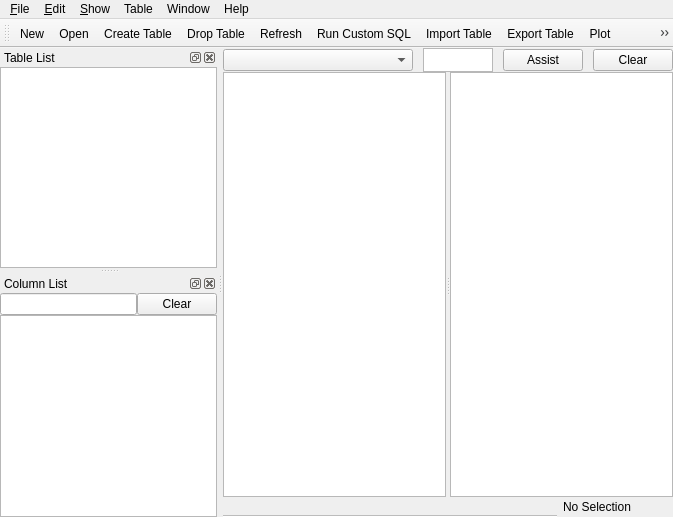
<?xml version="1.0" encoding="UTF-8"?>
<ui version="4.0">
 <class>MainWindow</class>
 <widget class="QMainWindow" name="MainWindow">
  <property name="geometry">
   <rect>
    <x>0</x>
    <y>0</y>
    <width>673</width>
    <height>517</height>
   </rect>
  </property>
  <property name="windowTitle">
   <string>MainWindow</string>
  </property>
  <property name="unifiedTitleAndToolBarOnMac">
   <bool>true</bool>
  </property>
  <widget class="QWidget" name="centralWidget">
   <layout class="QVBoxLayout" name="verticalLayout">
    <property name="spacing">
     <number>0</number>
    </property>
    <property name="leftMargin">
     <number>0</number>
    </property>
    <property name="topMargin">
     <number>0</number>
    </property>
    <property name="rightMargin">
     <number>0</number>
    </property>
    <property name="bottomMargin">
     <number>0</number>
    </property>
    <item>
     <layout class="QHBoxLayout" name="horizontalLayout">
      <property name="spacing">
       <number>10</number>
      </property>
      <item>
       <widget class="QComboBox" name="tableSelect">
        <property name="statusTip">
         <string>Table Select</string>
        </property>
        <property name="sizeAdjustPolicy">
         <enum>QComboBox::AdjustToMinimumContentsLength</enum>
        </property>
        <property name="minimumContentsLength">
         <number>20</number>
        </property>
       </widget>
      </item>
      <item>
       <widget class="SQLTextEdit" name="sqlLine">
        <property name="sizePolicy">
         <sizepolicy hsizetype="Expanding" vsizetype="Preferred">
          <horstretch>0</horstretch>
          <verstretch>0</verstretch>
         </sizepolicy>
        </property>
        <property name="minimumSize">
         <size>
          <width>0</width>
          <height>24</height>
         </size>
        </property>
        <property name="toolTip">
         <string>SQL Where Statement</string>
        </property>
        <property name="statusTip">
         <string>SQL Where Statement</string>
        </property>
        <property name="verticalScrollBarPolicy">
         <enum>Qt::ScrollBarAlwaysOff</enum>
        </property>
        <property name="horizontalScrollBarPolicy">
         <enum>Qt::ScrollBarAlwaysOff</enum>
        </property>
        <property name="lineWrapMode">
         <enum>QPlainTextEdit::NoWrap</enum>
        </property>
       </widget>
      </item>
      <item>
       <widget class="QPushButton" name="buttonAssist">
        <property name="text">
         <string>Assist</string>
        </property>
       </widget>
      </item>
      <item>
       <widget class="QPushButton" name="buttonClear">
        <property name="text">
         <string>Clear</string>
        </property>
       </widget>
      </item>
     </layout>
    </item>
    <item>
     <widget class="QSplitter" name="splitter">
      <property name="sizePolicy">
       <sizepolicy hsizetype="Expanding" vsizetype="Expanding">
        <horstretch>0</horstretch>
        <verstretch>0</verstretch>
       </sizepolicy>
      </property>
      <property name="orientation">
       <enum>Qt::Horizontal</enum>
      </property>
      <widget class="QTableView" name="tableView_2">
       <property name="sizePolicy">
        <sizepolicy hsizetype="Preferred" vsizetype="Expanding">
         <horstretch>0</horstretch>
         <verstretch>0</verstretch>
        </sizepolicy>
       </property>
       <property name="verticalScrollBarPolicy">
        <enum>Qt::ScrollBarAlwaysOff</enum>
       </property>
       <property name="alternatingRowColors">
        <bool>true</bool>
       </property>
       <property name="verticalScrollMode">
        <enum>QAbstractItemView::ScrollPerPixel</enum>
       </property>
       <property name="horizontalScrollMode">
        <enum>QAbstractItemView::ScrollPerPixel</enum>
       </property>
       <property name="wordWrap">
        <bool>false</bool>
       </property>
      </widget>
      <widget class="QTableView" name="tableView">
       <property name="sizePolicy">
        <sizepolicy hsizetype="Expanding" vsizetype="Expanding">
         <horstretch>0</horstretch>
         <verstretch>0</verstretch>
        </sizepolicy>
       </property>
       <property name="alternatingRowColors">
        <bool>true</bool>
       </property>
       <property name="verticalScrollMode">
        <enum>QAbstractItemView::ScrollPerPixel</enum>
       </property>
       <property name="horizontalScrollMode">
        <enum>QAbstractItemView::ScrollPerPixel</enum>
       </property>
       <property name="wordWrap">
        <bool>false</bool>
       </property>
      </widget>
     </widget>
    </item>
    <item>
     <widget class="QFrame" name="frame">
      <property name="frameShape">
       <enum>QFrame::StyledPanel</enum>
      </property>
      <property name="frameShadow">
       <enum>QFrame::Raised</enum>
      </property>
     </widget>
    </item>
    <item>
     <layout class="QHBoxLayout" name="horizontalLayout_2">
      <item>
       <widget class="QTabBar" name="tabView" native="true">
        <property name="sizePolicy">
         <sizepolicy hsizetype="Expanding" vsizetype="Preferred">
          <horstretch>0</horstretch>
          <verstretch>0</verstretch>
         </sizepolicy>
        </property>
       </widget>
      </item>
      <item>
       <widget class="QLabel" name="statusLabel">
        <property name="minimumSize">
         <size>
          <width>100</width>
          <height>0</height>
         </size>
        </property>
        <property name="autoFillBackground">
         <bool>true</bool>
        </property>
        <property name="text">
         <string>No Selection</string>
        </property>
       </widget>
      </item>
      <item>
       <spacer name="horizontalSpacer">
        <property name="orientation">
         <enum>Qt::Horizontal</enum>
        </property>
        <property name="sizeType">
         <enum>QSizePolicy::Minimum</enum>
        </property>
        <property name="sizeHint" stdset="0">
         <size>
          <width>10</width>
          <height>20</height>
         </size>
        </property>
       </spacer>
      </item>
     </layout>
    </item>
   </layout>
  </widget>
  <widget class="QMenuBar" name="menuBar">
   <property name="geometry">
    <rect>
     <x>0</x>
     <y>0</y>
     <width>673</width>
     <height>20</height>
    </rect>
   </property>
   <widget class="QMenu" name="menuFile">
    <property name="title">
     <string>&amp;File</string>
    </property>
    <widget class="QMenu" name="menuRecent_Files">
     <property name="title">
      <string>Recent Files</string>
     </property>
     <addaction name="actionClear"/>
    </widget>
    <addaction name="actionConnect_to_database"/>
    <addaction name="actionNew"/>
    <addaction name="actionOpen"/>
    <addaction name="menuRecent_Files"/>
    <addaction name="actionOpen_In_Memory_Database"/>
    <addaction name="separator"/>
    <addaction name="actionDuplicate_connection"/>
    <addaction name="actionDatabase_Information"/>
    <addaction name="separator"/>
    <addaction name="actionView_in_File_Manager"/>
    <addaction name="actionClose"/>
    <addaction name="separator"/>
    <addaction name="actionQuit"/>
   </widget>
   <widget class="QMenu" name="menuTable">
    <property name="title">
     <string>Table</string>
    </property>
    <widget class="QMenu" name="menuShowHiddenColumn">
     <property name="title">
      <string>Show hidden column</string>
     </property>
     <addaction name="actionShowDummyHiddenColumn"/>
    </widget>
    <addaction name="actionCreateTable"/>
    <addaction name="actionImportTable"/>
    <addaction name="actionExport_Table"/>
    <addaction name="actionDrop_Table"/>
    <addaction name="actionDuplicate_Table"/>
    <addaction name="actionAttach_Database"/>
    <addaction name="separator"/>
    <addaction name="actionInsert"/>
    <addaction name="actionDelete"/>
    <addaction name="actionRefresh"/>
    <addaction name="actionRun_Custum_SQL"/>
    <addaction name="separator"/>
    <addaction name="menuShowHiddenColumn"/>
    <addaction name="separator"/>
    <addaction name="actionCommit"/>
    <addaction name="actionRevert"/>
    <addaction name="separator"/>
    <addaction name="actionPlot"/>
    <addaction name="actionR_code_to_import"/>
   </widget>
   <widget class="QMenu" name="menuHelp">
    <property name="title">
     <string>Help</string>
    </property>
    <addaction name="actionAbout_Table_View"/>
    <addaction name="actionAbout_Qt"/>
    <addaction name="separator"/>
    <addaction name="actionGo_github"/>
    <addaction name="actionGo_to_SQLite3_webpage"/>
    <addaction name="actionGo_to_Hyokai_info"/>
   </widget>
   <widget class="QMenu" name="menuWindow">
    <property name="title">
     <string>Window</string>
    </property>
    <addaction name="actionDummy"/>
   </widget>
   <widget class="QMenu" name="menuEdit">
    <property name="title">
     <string>&amp;Edit</string>
    </property>
    <addaction name="actionCopy"/>
    <addaction name="actionCopy_with_header"/>
    <addaction name="separator"/>
    <addaction name="actionSelect_All"/>
    <addaction name="separator"/>
    <addaction name="actionPreference"/>
   </widget>
   <widget class="QMenu" name="menuView">
    <property name="title">
     <string>&amp;Show</string>
    </property>
    <addaction name="actionUse_fixed_width_font"/>
    <addaction name="separator"/>
    <addaction name="actionShow_Toolbar"/>
    <addaction name="actionShow_Table_List_View"/>
    <addaction name="actionShow_Column_List_View"/>
    <addaction name="actionSplit_Window"/>
   </widget>
   <addaction name="menuFile"/>
   <addaction name="menuEdit"/>
   <addaction name="menuView"/>
   <addaction name="menuTable"/>
   <addaction name="menuWindow"/>
   <addaction name="menuHelp"/>
  </widget>
  <widget class="QToolBar" name="mainToolBar">
   <property name="windowTitle">
    <string>Main Toolbar</string>
   </property>
   <attribute name="toolBarArea">
    <enum>TopToolBarArea</enum>
   </attribute>
   <attribute name="toolBarBreak">
    <bool>false</bool>
   </attribute>
   <addaction name="actionNew"/>
   <addaction name="actionOpen"/>
   <addaction name="actionCreateTable"/>
   <addaction name="actionDrop_Table"/>
   <addaction name="actionRefresh"/>
   <addaction name="actionRun_Custum_SQL"/>
   <addaction name="actionImportTable"/>
   <addaction name="actionExport_Table"/>
   <addaction name="actionPlot"/>
   <addaction name="actionInsert"/>
   <addaction name="actionDelete"/>
   <addaction name="actionCommit"/>
   <addaction name="actionRevert"/>
  </widget>
  <widget class="QDockWidget" name="tableListWidget">
   <property name="windowTitle">
    <string>Table List</string>
   </property>
   <attribute name="dockWidgetArea">
    <number>1</number>
   </attribute>
   <widget class="QWidget" name="dockWidgetContents">
    <layout class="QHBoxLayout" name="horizontalLayout_3">
     <property name="leftMargin">
      <number>0</number>
     </property>
     <property name="topMargin">
      <number>0</number>
     </property>
     <property name="rightMargin">
      <number>0</number>
     </property>
     <property name="bottomMargin">
      <number>0</number>
     </property>
     <item>
      <widget class="QListWidget" name="tableListView">
       <property name="alternatingRowColors">
        <bool>true</bool>
       </property>
      </widget>
     </item>
    </layout>
   </widget>
  </widget>
  <widget class="QDockWidget" name="columnListWidget">
   <property name="windowTitle">
    <string>Column List</string>
   </property>
   <attribute name="dockWidgetArea">
    <number>1</number>
   </attribute>
   <widget class="QWidget" name="dockWidgetContents_2">
    <layout class="QVBoxLayout" name="verticalLayout_2">
     <property name="spacing">
      <number>0</number>
     </property>
     <property name="leftMargin">
      <number>0</number>
     </property>
     <property name="topMargin">
      <number>0</number>
     </property>
     <property name="rightMargin">
      <number>0</number>
     </property>
     <property name="bottomMargin">
      <number>0</number>
     </property>
     <item>
      <layout class="QHBoxLayout" name="horizontalLayout_4">
       <property name="spacing">
        <number>0</number>
       </property>
       <item>
        <widget class="QLineEdit" name="columnListSearchEdit"/>
       </item>
       <item>
        <widget class="QPushButton" name="columnListSearchClear">
         <property name="text">
          <string>Clear</string>
         </property>
        </widget>
       </item>
      </layout>
     </item>
     <item>
      <widget class="QListWidget" name="columnListView">
       <property name="alternatingRowColors">
        <bool>true</bool>
       </property>
      </widget>
     </item>
    </layout>
   </widget>
  </widget>
  <action name="actionOpen">
   <property name="icon">
    <iconset resource="resouces.qrc">
     <normaloff>:/rc/images/document-open.png</normaloff>:/rc/images/document-open.png</iconset>
   </property>
   <property name="text">
    <string>Open</string>
   </property>
   <property name="statusTip">
    <string>Open SQLite3 or text file</string>
   </property>
   <property name="shortcut">
    <string>Ctrl+O</string>
   </property>
  </action>
  <action name="actionInsert">
   <property name="icon">
    <iconset resource="resouces.qrc">
     <normaloff>:/rc/images/list-add.png</normaloff>:/rc/images/list-add.png</iconset>
   </property>
   <property name="text">
    <string>Insert</string>
   </property>
   <property name="statusTip">
    <string>Insert new row</string>
   </property>
   <property name="shortcut">
    <string>Ctrl++</string>
   </property>
  </action>
  <action name="actionDelete">
   <property name="icon">
    <iconset resource="resouces.qrc">
     <normaloff>:/rc/images/list-remove.png</normaloff>:/rc/images/list-remove.png</iconset>
   </property>
   <property name="text">
    <string>Delete</string>
   </property>
   <property name="statusTip">
    <string>Delete selected row</string>
   </property>
   <property name="shortcut">
    <string>Ctrl+-</string>
   </property>
  </action>
  <action name="actionCommit">
   <property name="icon">
    <iconset resource="resouces.qrc">
     <normaloff>:/rc/images/document-save.png</normaloff>:/rc/images/document-save.png</iconset>
   </property>
   <property name="text">
    <string>Commit</string>
   </property>
   <property name="statusTip">
    <string>Commit chagnes</string>
   </property>
   <property name="shortcut">
    <string>Ctrl+S</string>
   </property>
  </action>
  <action name="actionQuit">
   <property name="text">
    <string>Quit</string>
   </property>
   <property name="statusTip">
    <string>Quit Hyokai</string>
   </property>
   <property name="shortcut">
    <string>Ctrl+Q</string>
   </property>
  </action>
  <action name="actionClose">
   <property name="text">
    <string>Close</string>
   </property>
   <property name="statusTip">
    <string>Close Window</string>
   </property>
   <property name="shortcut">
    <string>Ctrl+W</string>
   </property>
  </action>
  <action name="actionNew">
   <property name="icon">
    <iconset resource="resouces.qrc">
     <normaloff>:/rc/images/document-new.png</normaloff>:/rc/images/document-new.png</iconset>
   </property>
   <property name="text">
    <string>New</string>
   </property>
   <property name="statusTip">
    <string>New SQLite3</string>
   </property>
   <property name="shortcut">
    <string>Ctrl+N</string>
   </property>
  </action>
  <action name="actionCreateTable">
   <property name="icon">
    <iconset resource="resouces.qrc">
     <normaloff>:/rc/images/window-new.png</normaloff>:/rc/images/window-new.png</iconset>
   </property>
   <property name="text">
    <string>Create Table</string>
   </property>
   <property name="statusTip">
    <string>Create new table</string>
   </property>
   <property name="shortcut">
    <string>Ctrl+Shift+N</string>
   </property>
  </action>
  <action name="actionAbout_Table_View">
   <property name="text">
    <string>About Hyokai</string>
   </property>
   <property name="statusTip">
    <string>About Hyokai</string>
   </property>
  </action>
  <action name="actionGo_github">
   <property name="text">
    <string>Go to github</string>
   </property>
   <property name="statusTip">
    <string>Go to github project page</string>
   </property>
  </action>
  <action name="actionImportTable">
   <property name="icon">
    <iconset resource="resouces.qrc">
     <normaloff>:/rc/images/toolbar/import.png</normaloff>:/rc/images/toolbar/import.png</iconset>
   </property>
   <property name="text">
    <string>Import Table</string>
   </property>
   <property name="statusTip">
    <string>Import Table from text or CSV</string>
   </property>
  </action>
  <action name="actionRevert">
   <property name="icon">
    <iconset resource="resouces.qrc">
     <normaloff>:/rc/images/edit-undo.png</normaloff>:/rc/images/edit-undo.png</iconset>
   </property>
   <property name="text">
    <string>Revert</string>
   </property>
   <property name="statusTip">
    <string>Revert changes</string>
   </property>
  </action>
  <action name="actionAbout_Qt">
   <property name="text">
    <string>About Qt</string>
   </property>
   <property name="statusTip">
    <string>About Qt</string>
   </property>
  </action>
  <action name="actionRun_Custum_SQL">
   <property name="icon">
    <iconset resource="resouces.qrc">
     <normaloff>:/rc/images/utilities-terminal.png</normaloff>:/rc/images/utilities-terminal.png</iconset>
   </property>
   <property name="text">
    <string>Run Custom SQL</string>
   </property>
   <property name="toolTip">
    <string>Run Custom SQL</string>
   </property>
   <property name="statusTip">
    <string>Run Custum SQL</string>
   </property>
  </action>
  <action name="actionRefresh">
   <property name="icon">
    <iconset resource="resouces.qrc">
     <normaloff>:/rc/images/view-refresh.png</normaloff>:/rc/images/view-refresh.png</iconset>
   </property>
   <property name="text">
    <string>Refresh</string>
   </property>
   <property name="statusTip">
    <string>Refresh table list and contents</string>
   </property>
   <property name="shortcut">
    <string>Ctrl+R</string>
   </property>
  </action>
  <action name="actionExport_Table">
   <property name="icon">
    <iconset resource="resouces.qrc">
     <normaloff>:/rc/images/toolbar/export.png</normaloff>:/rc/images/toolbar/export.png</iconset>
   </property>
   <property name="text">
    <string>Export Table</string>
   </property>
   <property name="statusTip">
    <string>Export table as CSV or Tab separated text</string>
   </property>
   <property name="shortcut">
    <string>Ctrl+E</string>
   </property>
  </action>
  <action name="actionOpen_In_Memory_Database">
   <property name="text">
    <string>Open In Memory Database</string>
   </property>
   <property name="statusTip">
    <string>Open SQLite3 in memory database</string>
   </property>
  </action>
  <action name="actionAttach_Database">
   <property name="text">
    <string>Attach Database</string>
   </property>
   <property name="statusTip">
    <string>Attach exsists database</string>
   </property>
  </action>
  <action name="actionCopy">
   <property name="text">
    <string>Copy</string>
   </property>
   <property name="statusTip">
    <string>Copy contents</string>
   </property>
   <property name="shortcut">
    <string>Ctrl+C</string>
   </property>
  </action>
  <action name="actionView_in_File_Manager">
   <property name="text">
    <string>Open File Location</string>
   </property>
   <property name="statusTip">
    <string>Open File Location with File Viewer</string>
   </property>
  </action>
  <action name="actionPreference">
   <property name="icon">
    <iconset resource="resouces.qrc">
     <normaloff>:/rc/images/preferences-system.png</normaloff>:/rc/images/preferences-system.png</iconset>
   </property>
   <property name="text">
    <string>Preference...</string>
   </property>
   <property name="statusTip">
    <string>Open Preference Pane</string>
   </property>
   <property name="shortcut">
    <string>Ctrl+,</string>
   </property>
  </action>
  <action name="actionR_code_to_import">
   <property name="text">
    <string>Copy R code to import</string>
   </property>
   <property name="statusTip">
    <string>Generate R code to manipulate data with R </string>
   </property>
  </action>
  <action name="actionClear">
   <property name="text">
    <string>Clear</string>
   </property>
   <property name="statusTip">
    <string>Clear recent files</string>
   </property>
  </action>
  <action name="actionGo_to_SQLite3_webpage">
   <property name="text">
    <string>Go to SQLite3 webpage</string>
   </property>
  </action>
  <action name="actionDrop_Table">
   <property name="icon">
    <iconset resource="resouces.qrc">
     <normaloff>:/rc/images/user-trash.png</normaloff>:/rc/images/user-trash.png</iconset>
   </property>
   <property name="text">
    <string>Drop Table</string>
   </property>
   <property name="statusTip">
    <string>Drop this table or view</string>
   </property>
   <property name="shortcut">
    <string>Ctrl+Backspace</string>
   </property>
  </action>
  <action name="actionCopy_with_header">
   <property name="text">
    <string>Copy with header</string>
   </property>
   <property name="shortcut">
    <string>Ctrl+Shift+C</string>
   </property>
  </action>
  <action name="actionSelect_All">
   <property name="text">
    <string>Select All</string>
   </property>
   <property name="shortcut">
    <string>Ctrl+A</string>
   </property>
  </action>
  <action name="actionConnect_to_database">
   <property name="text">
    <string>Connect to database...</string>
   </property>
  </action>
  <action name="actionDuplicate_connection">
   <property name="text">
    <string>Duplicate connection</string>
   </property>
   <property name="shortcut">
    <string>Ctrl+Shift+D</string>
   </property>
  </action>
  <action name="actionDatabase_Information">
   <property name="text">
    <string>Database Information...</string>
   </property>
   <property name="shortcut">
    <string>Ctrl+I</string>
   </property>
  </action>
  <action name="actionShowDummyHiddenColumn">
   <property name="text">
    <string>Dummy</string>
   </property>
  </action>
  <action name="actionDuplicate_Table">
   <property name="text">
    <string>Duplicate Table...</string>
   </property>
   <property name="shortcut">
    <string>Ctrl+D</string>
   </property>
  </action>
  <action name="actionPlot">
   <property name="icon">
    <iconset resource="resouces.qrc">
     <normaloff>:/rc/images/x-office-spreadsheet.png</normaloff>:/rc/images/x-office-spreadsheet.png</iconset>
   </property>
   <property name="text">
    <string>Plot...</string>
   </property>
   <property name="toolTip">
    <string>Plot chart</string>
   </property>
  </action>
  <action name="actionDummy">
   <property name="text">
    <string>Dummy</string>
   </property>
  </action>
  <action name="actionGo_to_Hyokai_info">
   <property name="text">
    <string>Go to Hyokai.info</string>
   </property>
  </action>
  <action name="actionUse_fixed_width_font">
   <property name="checkable">
    <bool>true</bool>
   </property>
   <property name="text">
    <string>Use fixed width font</string>
   </property>
  </action>
  <action name="actionShow_Toolbar">
   <property name="checkable">
    <bool>true</bool>
   </property>
   <property name="checked">
    <bool>true</bool>
   </property>
   <property name="text">
    <string>Show Toolbar</string>
   </property>
  </action>
  <action name="actionShow_Table_List_View">
   <property name="checkable">
    <bool>true</bool>
   </property>
   <property name="text">
    <string>Show Table List View</string>
   </property>
  </action>
  <action name="actionShow_Column_List_View">
   <property name="checkable">
    <bool>true</bool>
   </property>
   <property name="text">
    <string>Show Column List View</string>
   </property>
  </action>
  <action name="actionSplit_Window">
   <property name="checkable">
    <bool>true</bool>
   </property>
   <property name="text">
    <string>Split Window</string>
   </property>
  </action>
 </widget>
 <layoutdefault spacing="6" margin="11"/>
 <customwidgets>
  <customwidget>
   <class>SQLTextEdit</class>
   <extends>QPlainTextEdit</extends>
   <header>sqltextedit.h</header>
  </customwidget>
  <customwidget>
   <class>QTabBar</class>
   <extends>QWidget</extends>
   <header>QTabBar</header>
   <container>1</container>
  </customwidget>
 </customwidgets>
 <resources>
  <include location="resouces.qrc"/>
 </resources>
 <connections/>
</ui>
